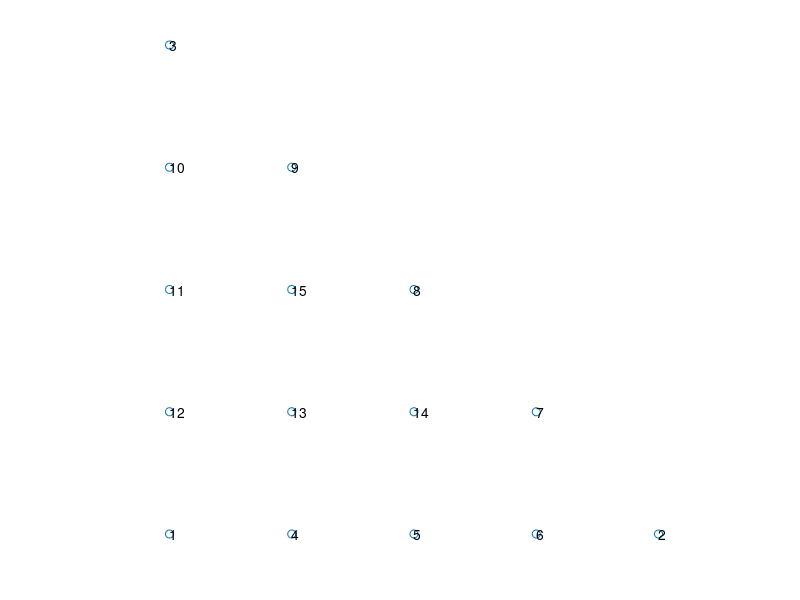

The MATLAB source for this figure:
P={[0, 0], [1, 0], [0, 1], [1/4, 0], [1/2, 0], [3/4, 0], [3/4, 1/4], [1/2, 1/2], [1/4, 3/4], [0, 3/4], [0, 1/2], [0, 1/4], [1/4, 1/4], [1/2, 1/4], [1/4, 1/2]};
n=length(P);
x=zeros(n,1);y=x;
for i=1:n
    x(i)=P{i}(1);
    y(i)=P{i}(2);
end
scatter(x,y);
for i=1:n
   text(x(i),y(i),num2str(i)); 
end
axis equal
axis off